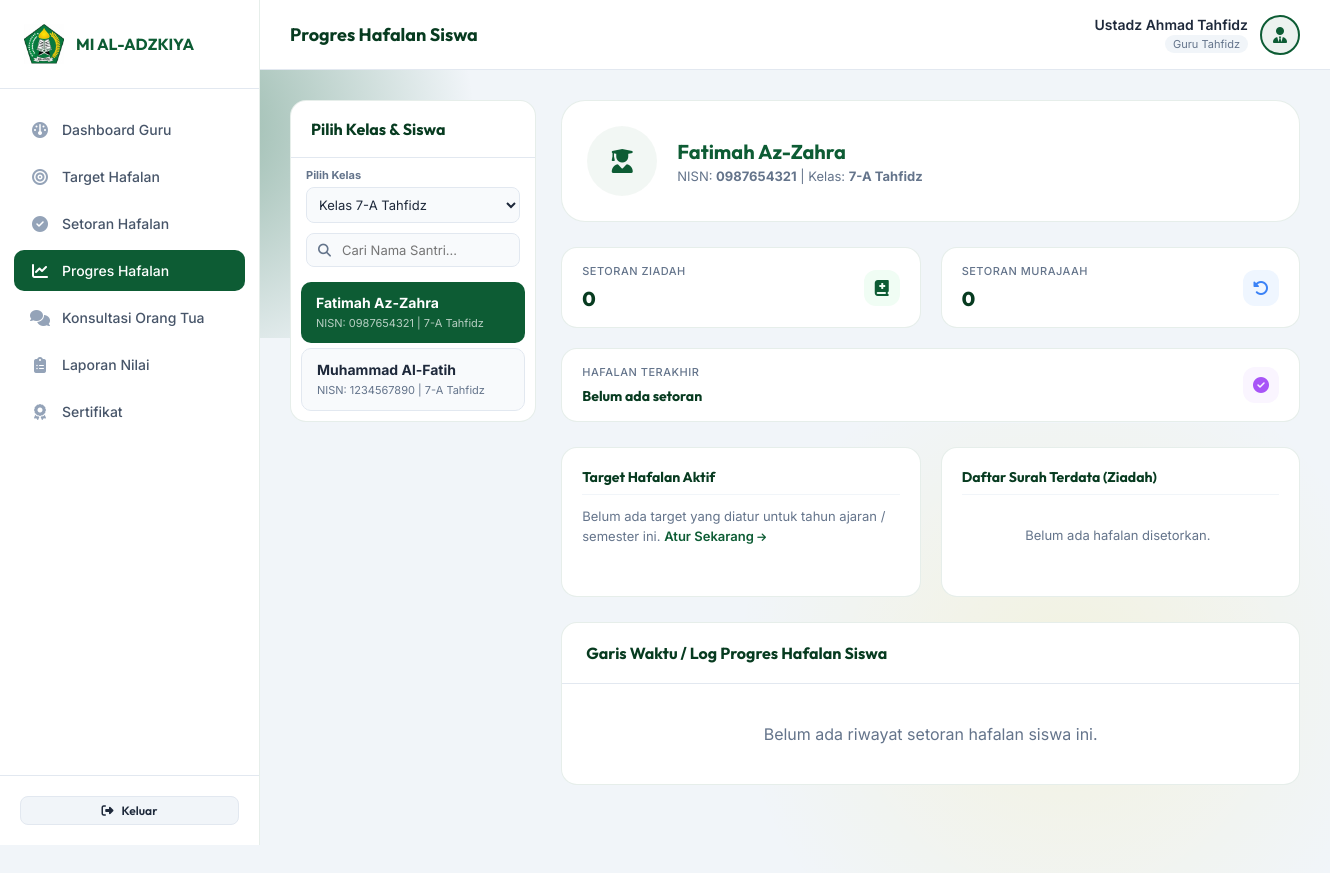
/guru/progres.php (signed in), run on the app's committed database.
### tables this page shows
CREATE TABLE siswa (
    id INT AUTO_INCREMENT PRIMARY KEY,
    nisn VARCHAR(20) NOT NULL UNIQUE,
    nama_lengkap VARCHAR(100) NOT NULL,
    ttl VARCHAR(100) NULL,
    jenis_kelamin ENUM('L','P') NULL,
    kelas_id INT,
    orang_tua_id INT,
    status_aktif ENUM('aktif','alumni','keluar') DEFAULT 'aktif',
    foto_profil VARCHAR(255) NULL,
    FOREIGN KEY (kelas_id) REFERENCES kelas(id) ON DELETE SET NULL,
    FOREIGN KEY (orang_tua_id) REFERENCES orang_tua(id) ON DELETE SET NULL
);

CREATE TABLE kelas (
    id INT AUTO_INCREMENT PRIMARY KEY,
    nama_kelas VARCHAR(30) NOT NULL UNIQUE,
    wali_kelas_id INT,
    FOREIGN KEY (wali_kelas_id) REFERENCES guru_tahfidz(id) ON DELETE SET NULL
);

### guru/progres.php (the view, shortened to what this page needs)
<?php
require_once 'header.php';
$siswa_list = [];
$selected_siswa_id = 0;
$selected_siswa = null;
$riwayat_setoran = [];
$hafalan_summary = [];
$stats = [
    'ziadah' => 0,
    'murajaah' => 0,
    'last_setoran' => 'Belum ada setoran'
];
$target_info = null;
try {
    $stmt_kelas = $pdo->prepare("SELECT id, nama_kelas FROM kelas WHERE wali_kelas_id = :guru_id ORDER BY nama_kelas ASC");
    $stmt_kelas->execute(['guru_id' => $guru_id]);
    $kelas_list = $stmt_kelas->fetchAll();
    $selected_kelas_id = intval($_GET['kelas_id'] ?? 0);
    if ($selected_kelas_id <= 0 && !empty($kelas_list)) {
        $selected_kelas_id = $kelas_list[0]['id'];
    }
    $siswa_list = [];
    if ($selected_kelas_id > 0) {
        $stmt_siswa = $pdo->prepare("
            SELECT s.*, k.nama_kelas
            FROM siswa s
            JOIN kelas k ON s.kelas_id = k.id
            WHERE s.kelas_id = :kelas_id AND s.status_aktif = 'aktif'
            ORDER BY s.nama_lengkap ASC
        ");
        $stmt_siswa->execute(['kelas_id' => $selected_kelas_id]);
        $siswa_list = $stmt_siswa->fetchAll();
    }
    $selected_siswa_id = intval($_GET['siswa_id'] ?? 0);
    if ($selected_siswa_id <= 0 && !empty($siswa_list)) {
        $selected_siswa_id = $siswa_list[0]['id'];
    }
    if ($selected_siswa_id > 0) {
        foreach ($siswa_list as $s) {
            if ($s['id'] === $selected_siswa_id) {
                $selected_siswa = $s;
                break;
            }
        }
        if ($selected_siswa) {
            $stmt_ta = $pdo->query("SELECT id, tahun, semester FROM tahun_ajaran WHERE status = 'aktif' LIMIT 1");
            $ta_aktif = $stmt_ta->fetch();
            if ($ta_aktif) {
                $stmt_target = $pdo->prepare("
                    SELECT * FROM target_hafalan
                    WHERE siswa_id = :siswa_id AND tahun_ajaran_id = :ta_id
                ");
                $stmt_target->execute([
                    'siswa_id' => $selected_siswa_id,
                    'ta_id' => $ta_aktif['id']
                ]);
                $target_info = $stmt_target->fetch();
            }
            $stmt_z = $pdo->prepare("SELECT COUNT(*) FROM setoran_tahfidz WHERE siswa_id = :id AND jenis = 'ziadah'");
            $stmt_z->execute(['id' => $selected_siswa_id]);
            $stats['ziadah'] = $stmt_z->fetchColumn();
            $stmt_m = $pdo->prepare("SELECT COUNT(*) FROM setoran_tahfidz WHERE siswa_id = :id AND jenis = 'murajaah'");
            $stmt_m->execute(['id' => $selected_siswa_id]);
            $stats['murajaah'] = $stmt_m->fetchColumn();
            $stmt_summary = $pdo->prepare("
                SELECT surah, MIN(ayat_mulai) as ayat_min, MAX(ayat_selesai) as ayat_max, COUNT(*) as kali_setoran, MAX(tanggal) as tgl_terakhir
                FROM setoran_tahfidz
                WHERE siswa_id = :siswa_id AND jenis = 'ziadah'
                GROUP BY surah
                ORDER BY tgl_terakhir DESC
            ");
            $stmt_summary->execute(['siswa_id' => $selected_siswa_id]);
            $hafalan_summary = $stmt_summary->fetchAll();
            $query_hist = "
                SELECT st.*, gt.nama_lengkap AS nama_guru
                FROM setoran_tahfidz st
                JOIN guru_tahfidz gt ON st.guru_id = gt.id
                WHERE st.siswa_id = :siswa_id
            ";
            $params_hist = ['siswa_id' => $selected_siswa_id];
            $query_hist .= " ORDER BY st.tanggal DESC, st.id DESC";
            $stmt_hist = $pdo->prepare($query_hist);
            $stmt_hist->execute($params_hist);
            $riwayat_setoran = $stmt_hist->fetchAll();
        }
    }
} catch (\PDOException $e) {
    $error = 'Gagal memuat progres hafalan: ' . $e->getMessage();
}
?>
<div style="display: grid; grid-template-columns: 1fr 3fr; gap: 25px; align-items: start; flex-wrap: wrap;">
    <div>
        <div class="admin-card-table" style="box-shadow: none; border: 1px solid rgba(13, 92, 52, 0.1);">
            <div class="admin-card-header" style="padding: 18px 20px;">
                <h2>Pilih Kelas & Siswa</h2>
            </div>
            <div style="padding: 10px 15px 5px 15px;">
                <label style="font-size: 11px; font-weight: bold; color: var(--text-muted); display: block; margin-bottom: 5px;">Pilih Kelas</label>
                <select id="select_kelas" class="form-control form-control-select" style="font-size: 13px; padding: 8px; border-radius: 8px; width: 100%;" onchange="location.href='progres.php?kelas_id=' + this.value">
                    <?php foreach ($kelas_list as $kls): ?>
                        <option value="<?php echo $kls['id']; ?>" <?php echo ($selected_kelas_id === $kls['id']) ? 'selected' : ''; ?>>
                            Kelas <?php echo htmlspecialchars($kls['nama_kelas']); ?>
                        </option>
                    <?php endforeach; ?>
                </select>
            </div>
            <div style="padding: 5px 15px 5px 15px;">
                <div class="input-wrapper" style="position: relative;">
                    <input type="text" id="searchSantri" onkeyup="filterSantri()" placeholder="Cari Nama Santri..." class="form-control" style="font-size: 13px; padding: 8px 12px 8px 35px; border-radius: 8px; border: 1.5px solid #e2e8f0; width: 100%;">
                </div>
            </div>
            <div style="padding: 10px; display: flex; flex-direction: column; gap: 5px; max-height: 500px; overflow-y: auto;">
                <?php if (empty($siswa_list)): ?>
                    <p style="padding: 15px; font-size: 13px; color: var(--text-muted); text-align: center;">Belum ada siswa pada kelas terpilih.</p>
                <?php else: ?>
                    <?php foreach ($siswa_list as $s):
                        $is_active = $s['id'] === $selected_siswa_id;
                        $bg_color = $is_active ? 'var(--primary-color)' : '#f8fafc';
                        $text_color = $is_active ? '#ffffff' : 'var(--text-main)';
                        $sub_color = $is_active ? 'rgba(255,255,255,0.7)' : 'var(--text-muted)';
                        $border = $is_active ? 'none' : '1px solid #e2e8f0';
                    ?>
                        <a href="progres.php?kelas_id=<?php echo $selected_kelas_id; ?>&siswa_id=<?php echo $s['id']; ?>" class="santri-item" style="display: block; padding: 12px 15px; text-decoration: none; border-radius: 10px; background-color: <?php echo $bg_color; ?>; color: <?php echo $text_color; ?>; border: <?php echo $border; ?>; transition: all 0.2s;">
                            <strong class="santri-name" style="display: block; font-size: 14px;"><?php echo htmlspecialchars($s['nama_lengkap']); ?></strong>
                            <span style="font-size: 11px; color: <?php echo $sub_color; ?>;">NISN: <?php echo htmlspecialchars($s['nisn']); ?> | <?php echo htmlspecialchars($s['nama_kelas']); ?></span>
                        </a>
                    <?php endforeach; ?>
                <?php endif; ?>
            </div>
        </div>
    </div>
    <div>
        <?php if (!$selected_siswa): ?>
            <div class="card" style="box-shadow: none; border: 1px solid rgba(13, 92, 52, 0.1); text-align: center; padding: 60px 20px;">
                <i class="fa-solid fa-chart-pie" style="font-size: 40px; color: var(--primary-color); margin-bottom: 15px;"></i>
                <h3>Pilih Siswa Bimbingan</h3>
                <p style="font-size: 13px; color: var(--text-muted); max-width: 400px; margin: 0 auto; margin-top: 5px;">
                    Silakan pilih salah satu siswa dari daftar di sebelah kiri untuk melihat rekapitulasi progres hafalan secara rinci.
                </p>
            </div>
        <?php else: ?>
            <div class="card" style="box-shadow: none; border: 1px solid rgba(13, 92, 52, 0.1); padding: 25px; margin-bottom: 25px; width: 100%; max-width: 100%;">
                <div style="display: flex; gap: 20px; align-items: center; flex-wrap: wrap;">
                    <div style="width: 70px; height: 70px; border-radius: 50%; background-color: rgba(13, 92, 52, 0.05); display: flex; justify-content: center; align-items: center; color: var(--primary-color); font-size: 24px;">
                        <i class="fa-solid fa-user-graduate"></i>
                    </div>
                    <div>
                        <h2 style="font-family: var(--font-heading); color: var(--primary-color); font-size: 20px; margin-bottom: 4px;">
                            <?php echo htmlspecialchars($selected_siswa['nama_lengkap']); ?>
                        </h2>
                        <p style="font-size: 13px; color: var(--text-muted);">
                            NISN: <strong><?php echo htmlspecialchars($selected_siswa['nisn']); ?></strong>
                            | Kelas: <strong><?php echo htmlspecialchars($selected_siswa['nama_kelas']); ?></strong>
                        </p>
                    </div>
                </div>
            </div>
            <div class="stat-grid" style="margin-bottom: 25px;">
                <div class="stat-card" style="box-shadow: none; border: 1px solid rgba(13, 92, 52, 0.1); padding: 16px 20px;">
                    <div class="stat-info">
                        <h3 style="font-size: 11px;">Setoran Ziadah</h3>
                        <p style="font-size: 20px;"><?php echo $stats['ziadah']; ?></p>
                    </div>
                    <div class="stat-icon-box stat-icon-green" style="width: 36px; height: 36px; font-size: 16px;">
                        <i class="fa-solid fa-book-medical"></i>
                    </div>
                </div>
                <div class="stat-card" style="box-shadow: none; border: 1px solid rgba(13, 92, 52, 0.1); padding: 16px 20px;">
                    <div class="stat-info">
                        <h3 style="font-size: 11px;">Setoran Murajaah</h3>
                        <p style="font-size: 20px;"><?php echo $stats['murajaah']; ?></p>
                    </div>
                    <div class="stat-icon-box stat-icon-blue" style="width: 36px; height: 36px; font-size: 16px;">
                        <i class="fa-solid fa-rotate-left"></i>
                    </div>
                </div>
                <div class="stat-card" style="grid-column: span 2; box-shadow: none; border: 1px solid rgba(13, 92, 52, 0.1); padding: 16px 20px;">
                    <div class="stat-info">
                        <h3 style="font-size: 11px;">Hafalan Terakhir</h3>
                        <p style="font-size: 14px; margin-top: 5px; color: var(--primary-dark); font-weight: 700; white-space: nowrap; overflow: hidden; text-overflow: ellipsis;">
                            <?php echo $stats['last_setoran']; ?>
                        </p>
                    </div>
                    <div class="stat-icon-box stat-icon-purple" style="width: 36px; height: 36px; font-size: 16px;">
                        <i class="fa-solid fa-circle-check"></i>
                    </div>
                </div>
            </div>
            <div style="display: grid; grid-template-columns: 1fr 1fr; gap: 20px; margin-bottom: 25px; flex-wrap: wrap; align-items: start;">
                <div class="admin-card-table" style="padding: 20px; box-shadow: none; border: 1px solid rgba(13, 92, 52, 0.1); height: 100%;">
                    <h3 style="font-family: var(--font-heading); color: var(--primary-dark); font-size: 14px; font-weight: 700; margin-bottom: 12px; border-bottom: 1.5px solid #f1f5f9; padding-bottom: 8px;">
                        Target Hafalan Aktif
                    </h3>
                    <?php if ($target_info): ?>
                        <div style="display: flex; flex-direction: column; gap: 10px; font-size: 13px;">
                            <div>
                                <span style="color: var(--text-muted); display: block; font-size: 10px; text-transform: uppercase;">Target Juz</span>
                                <strong><?php echo htmlspecialchars($target_info['target_juz'] ?? '-'); ?></strong>
                            </div>
                            <div>
                                <span style="color: var(--text-muted); display: block; font-size: 10px; text-transform: uppercase;">Target Surah</span>
                                <strong><?php echo htmlspecialchars($target_info['target_surah'] ?? '-'); ?></strong>
                            </div>
                            <div>
                                <span style="color: var(--text-muted); display: block; font-size: 10px; text-transform: uppercase;">Catatan</span>
                                <span style="color: var(--text-main); font-style: italic;"><?php echo htmlspecialchars($target_info['keterangan'] ?? '-'); ?></span>
                            </div>
                        </div>
                    <?php else: ?>
                        <p style="font-size: 13px; color: var(--text-muted); line-height: 1.5;">
                            Belum ada target yang diatur untuk tahun ajaran / semester ini.
                            <a href="target.php?siswa_id=<?php echo $selected_siswa_id; ?>" style="color: var(--primary-color); font-weight: 600; text-decoration: none;">Atur Sekarang <i class="fa-solid fa-arrow-right" style="font-size: 10px;"></i></a>
                        </p>
                    <?php endif; ?>
                </div>
                <div class="admin-card-table" style="padding: 20px; box-shadow: none; border: 1px solid rgba(13, 92, 52, 0.1); height: 100%;">
                    <h3 style="font-family: var(--font-heading); color: var(--primary-dark); font-size: 14px; font-weight: 700; margin-bottom: 12px; border-bottom: 1.5px solid #f1f5f9; padding-bottom: 8px;">
                        Daftar Surah Terdata (Ziadah)
                    </h3>
                    <div style="max-height: 150px; overflow-y: auto; padding-right: 5px;">
                        <?php if (empty($hafalan_summary)): ?>
                            <p style="font-size: 13px; color: var(--text-muted); text-align: center; padding-top: 20px;">Belum ada hafalan disetorkan.</p>
                        <?php endif; ?>
                    </div>
                </div>
            </div>
            <div class="admin-card-table" style="box-shadow: none; border: 1px solid rgba(13, 92, 52, 0.1);">
                <div class="admin-card-header">
                    <h2>Garis Waktu / Log Progres Hafalan Siswa</h2>
                </div>
                <div class="table-responsive">
                    <?php if (empty($riwayat_setoran)): ?>
                        <div style="padding: 40px; text-align: center; color: var(--text-muted);">
                            Belum ada riwayat setoran hafalan siswa ini.
                        </div>
                    <?php endif; ?>
                </div>
            </div>
        <?php endif; ?>
    </div>
</div>
</main>
</div>
</div>
</body>
</html>

### data on the page
siswa: nama_lengkap "Fatimah Az-Zahra", nisn "0987654321", kelas.nama_kelas "7-A Tahfidz"
siswa: nama_lengkap "Muhammad Al-Fatih", nisn "1234567890", kelas.nama_kelas "7-A Tahfidz"
kelas: nama_kelas "7-A Tahfidz"

### other printed values
$nama_guru "Ustadz Ahmad Tahfidz"
$stats['ziadah'] "0"
$stats['murajaah'] "0"
$stats['last_setoran'] "Belum ada setoran"
